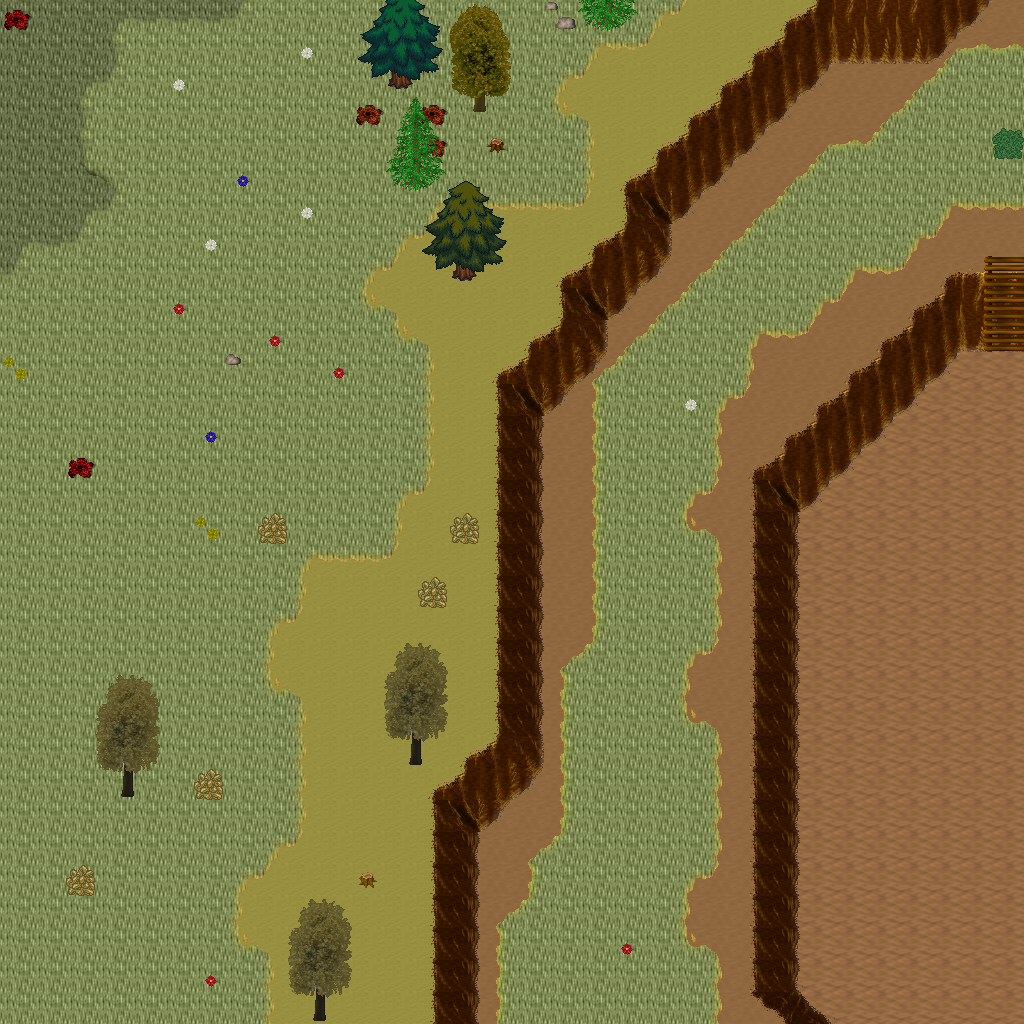

A level layout from a 2D game, rendered from its tile map. Below: a short description, then the map file with tile-grid data replaced by summaries:
An orthogonal 32x32 tile map with 32x32 px tiles, 5 tile layers (Ground, Objects, Objects2, Above, ...), 1 hidden layer not drawn, 45 tilesets.

<map version="1.10" tiledversion="1.11.0" orientation="orthogonal" renderorder="right-down" width="32" height="32" tilewidth="32" tileheight="32" infinite="0" nextlayerid="11" nextobjectid="1">
 <tileset firstgid="1" name="ground_ground" tilewidth="32" tileheight="32" tilecount="33" columns="3">
  <image source="../drawable/ground_ground.png" width="96" height="352" />
 </tileset>
 <tileset firstgid="34" name="ground_ridge_earth_dark" tilewidth="32" tileheight="32" tilecount="96" columns="12">
  <image source="../drawable/ground_ridge_earth_dark.png" width="384" height="256" />
 </tileset>
 <tileset firstgid="130" name="plant_grasses" tilewidth="32" tileheight="32" tilecount="6" columns="3">
  <image source="../drawable/plant_grasses.png" width="96" height="64" />
 </tileset>
 <tileset firstgid="136" name="ground_ladder_vertical_dark" tilewidth="32" tileheight="32" tilecount="3" columns="3">
  <image source="../drawable/ground_ladder_vertical_dark.png" width="96" height="32" />
 </tileset>
 <tileset firstgid="139" name="logic_collision" tilewidth="32" tileheight="32" tilecount="1" columns="1">
  <image source="../drawable/logic_collision.png" width="32" height="32" />
 </tileset>
 <tileset firstgid="140" name="ground_grass_corners" tilewidth="32" tileheight="32" tilecount="24" columns="6">
  <image source="../drawable/ground_grass_corners.png" width="192" height="128" />
 </tileset>
 <tileset firstgid="164" name="ground_earth_edges" tilewidth="32" tileheight="32" tilecount="18" columns="6">
  <image source="../drawable/ground_earth_edges.png" width="192" height="96" />
 </tileset>
 <tileset firstgid="182" name="plant_bush_bushes" tilewidth="32" tileheight="32" tilecount="10" columns="5">
  <image source="../drawable/plant_bush_bushes.png" width="160" height="64" />
 </tileset>
 <tileset firstgid="192" name="plant_tree_tree_darkgreen" tilewidth="32" tileheight="32" tilecount="88" columns="8">
  <image source="../drawable/plant_tree_tree_darkgreen.png" width="256" height="352" />
 </tileset>
 <tileset firstgid="280" name="ground_rock_pebbles" tilewidth="32" tileheight="32" tilecount="3" columns="1">
  <image source="../drawable/ground_rock_pebbles.png" width="32" height="96" />
 </tileset>
 <tileset firstgid="283" name="furniture_sink_jacuzzi_dark_side_on" tilewidth="32" tileheight="32" tilecount="36" columns="3">
  <image source="../drawable/furniture_sink_jacuzzi_dark_side_on.png" width="96" height="384" />
 </tileset>
 <tileset firstgid="319" name="furniture_chair_bench_iron_extensible" tilewidth="32" tileheight="32" tilecount="16" columns="4">
  <image source="../drawable/furniture_chair_bench_iron_extensible.png" width="128" height="128" />
 </tileset>
 <tileset firstgid="335" name="plant_flower_daisy_blue" tilewidth="32" tileheight="32" tilecount="8" columns="2">
  <image source="../drawable/plant_flower_daisy_blue.png" width="64" height="128" />
 </tileset>
 <tileset firstgid="343" name="plant_flower_daisy_red" tilewidth="32" tileheight="32" tilecount="8" columns="2">
  <image source="../drawable/plant_flower_daisy_red.png" width="64" height="128" />
 </tileset>
 <tileset firstgid="351" name="plant_flower_daisy_white" tilewidth="32" tileheight="32" tilecount="8" columns="2">
  <image source="../drawable/plant_flower_daisy_white.png" width="64" height="128" />
 </tileset>
 <tileset firstgid="359" name="plant_flower_daisy_yellow" tilewidth="32" tileheight="32" tilecount="8" columns="2">
  <image source="../drawable/plant_flower_daisy_yellow.png" width="64" height="128" />
 </tileset>
 <tileset firstgid="367" name="plant_bush_hedge" tilewidth="32" tileheight="32" tilecount="35" columns="5">
  <image source="../drawable/plant_bush_hedge.png" width="160" height="224" />
 </tileset>
 <tileset firstgid="402" name="plant_tree_evergreen" tilewidth="32" tileheight="32" tilecount="36" columns="3">
  <image source="../drawable/plant_tree_evergreen.png" width="96" height="384" />
 </tileset>
 <tileset firstgid="438" name="furniture_light_iron_lamp" tilewidth="32" tileheight="32" tilecount="3" columns="1">
  <image source="../drawable/furniture_light_iron_lamp.png" width="32" height="96" />
 </tileset>
 <tileset firstgid="441" name="furniture_light_flames" tilewidth="32" tileheight="32" tilecount="6" columns="6">
  <image source="../drawable/furniture_light_flames.png" width="192" height="32" />
 </tileset>
 <tileset firstgid="447" name="item_statue_girl_with_bird" tilewidth="32" tileheight="32" tilecount="12" columns="4">
  <image source="../drawable/item_statue_girl_with_bird.png" width="128" height="96" />
 </tileset>
 <tileset firstgid="459" name="object_birds" tilewidth="32" tileheight="32" tilecount="4" columns="2">
  <image source="../drawable/object_birds.png" width="64" height="64" />
 </tileset>
 <tileset firstgid="463" name="logic_protection" tilewidth="32" tileheight="32" tilecount="2" columns="2">
  <image source="../drawable/logic_protection.png" width="64" height="32" />
 </tileset>
 <tileset firstgid="465" name="plant_tree_spruce" tilewidth="32" tileheight="32" tilecount="6" columns="2">
  <image source="../drawable/plant_tree_spruce.png" width="64" height="96" />
 </tileset>
 <tileset firstgid="471" name="plant_tree_taller_trees" tilewidth="32" tileheight="32" tilecount="32" columns="8">
  <image source="../drawable/plant_tree_taller_trees.png" width="256" height="128" />
 </tileset>
 <tileset firstgid="503" name="plant_stump_hollow_logs" tilewidth="32" tileheight="32" tilecount="6" columns="3">
  <image source="../drawable/plant_stump_hollow_logs.png" width="96" height="64" />
 </tileset>
 <tileset firstgid="509" name="plant_stump_small_stump" tilewidth="32" tileheight="32" tilecount="4" columns="2">
  <image source="../drawable/plant_stump_small_stump.png" width="64" height="64" />
 </tileset>
 <tileset firstgid="513" name="ground_grass_2" tilewidth="32" tileheight="32" tilecount="21" columns="3">
  <image source="../drawable/ground_grass_2.png" width="96" height="224" />
 </tileset>
 <tileset firstgid="534" name="ground_water_waterfall" tilewidth="32" tileheight="32" tilecount="120" columns="8">
  <image source="../drawable/ground_water_waterfall.png" width="256" height="480" />
 </tileset>
 <tileset firstgid="654" name="ground_water_pool_corners" tilewidth="32" tileheight="32" tilecount="72" columns="3">
  <image source="../drawable/ground_water_pool_corners.png" width="96" height="768" />
 </tileset>
 <tileset firstgid="726" name="ground_water_pool" tilewidth="32" tileheight="32" tilecount="72" columns="3">
  <image source="../drawable/ground_water_pool.png" width="96" height="768" />
 </tileset>
 <tileset firstgid="798" name="plant_vine" tilewidth="32" tileheight="32" tilecount="3" columns="1">
  <image source="../drawable/plant_vine.png" width="32" height="96" />
 </tileset>
 <tileset firstgid="801" name="logic_item_fruits" tilewidth="32" tileheight="32" tilecount="16" columns="8">
  <image source="../drawable/logic_item_fruits.png" width="256" height="64" />
 </tileset>
 <tileset firstgid="817" name="ground_dry_grass" tilewidth="32" tileheight="32" tilecount="54" columns="9">
  <image source="../drawable/ground_dry_grass.png" width="288" height="192" />
 </tileset>
 <tileset firstgid="871" name="light_dim_light_5x5" tilewidth="32" tileheight="32" tilecount="25" columns="5">
  <image source="../drawable/light_dim_light_5x5.png" width="160" height="160" />
 </tileset>
 <tileset firstgid="896" name="building_chimney_smoke" tilewidth="32" tileheight="32" tilecount="40" columns="4">
  <image source="../drawable/building_chimney_smoke.png" width="128" height="320" />
 </tileset>
 <tileset firstgid="936" name="logic_creature_hybrid" tilewidth="32" tileheight="32" tilecount="16" columns="8">
  <image source="../drawable/logic_creature_hybrid.png" width="256" height="64" />
 </tileset>
 <tileset firstgid="952" name="building_huts" tilewidth="32" tileheight="32" tilecount="338" columns="26">
  <image source="../drawable/building_huts.png" width="832" height="416" />
 </tileset>
 <tileset firstgid="1290" name="logic_portal" tilewidth="32" tileheight="32" tilecount="24" columns="8">
  <image source="../drawable/logic_portal.png" width="256" height="96" />
 </tileset>
 <tileset firstgid="1314" name="plant_bush_leafy" tilewidth="32" tileheight="32" tilecount="48" columns="8">
  <image source="../drawable/plant_bush_leafy.png" width="256" height="192" />
 </tileset>
 <tileset firstgid="1362" name="plant_bush_berried" tilewidth="32" tileheight="32" tilecount="60" columns="5">
  <image source="../drawable/plant_bush_berried.png" width="160" height="384" />
 </tileset>
 <tileset firstgid="1422" name="plant_bush_flowering" tilewidth="32" tileheight="32" tilecount="72" columns="8">
  <image source="../drawable/plant_bush_flowering.png" width="256" height="288" />
 </tileset>
 <tileset firstgid="1494" name="plant_bushes_and_trees" tilewidth="32" tileheight="32" tilecount="144" columns="16">
  <image source="../drawable/plant_bushes_and_trees.png" width="512" height="289" />
 </tileset>
 <tileset firstgid="1638" name="plant_bush_bush_pinks" tilewidth="32" tileheight="32" tilecount="4" columns="2">
  <image source="../drawable/plant_bush_bush_pinks.png" width="64" height="64" />
 </tileset>
 <tileset firstgid="1642" name="logic_creature_mutant" tilewidth="32" tileheight="32" tilecount="7" columns="7">
  <image source="../drawable/logic_creature_mutant.png" width="224" height="32" />
 </tileset>
 <layer id="1" name="Ground" width="32" height="32">
  <data>[1024 cells, 1024 non-empty, 5 distinct tile ids]</data>
 </layer>
 <layer id="2" name="Objects" width="32" height="32">
  <data>[1024 cells, 364 non-empty, 54 distinct tile ids]</data>
 </layer>
 <layer id="3" name="Objects2" width="32" height="32">
  <data>[1024 cells, 8 non-empty, 3 distinct tile ids]</data>
 </layer>
 <layer id="4" name="Above" width="32" height="32">
  <data>[1024 cells, 45 non-empty, 33 distinct tile ids]</data>
 </layer>
 <layer id="5" name="Above2" width="32" height="32">
  <data>[1024 cells, 0 non-empty, 0 distinct tile ids]</data>
 </layer>
 <layer id="6" name="Walkable" width="32" height="32" visible="0">
  <data>[1024 cells, 161 non-empty, 1 distinct tile ids]</data>
 </layer>
 <objectgroup id="7" name="Mapevents" />
 <objectgroup id="8" name="Spawn" />
 <objectgroup id="9" name="Keys" />
 <objectgroup id="10" name="Replace" />
</map>
